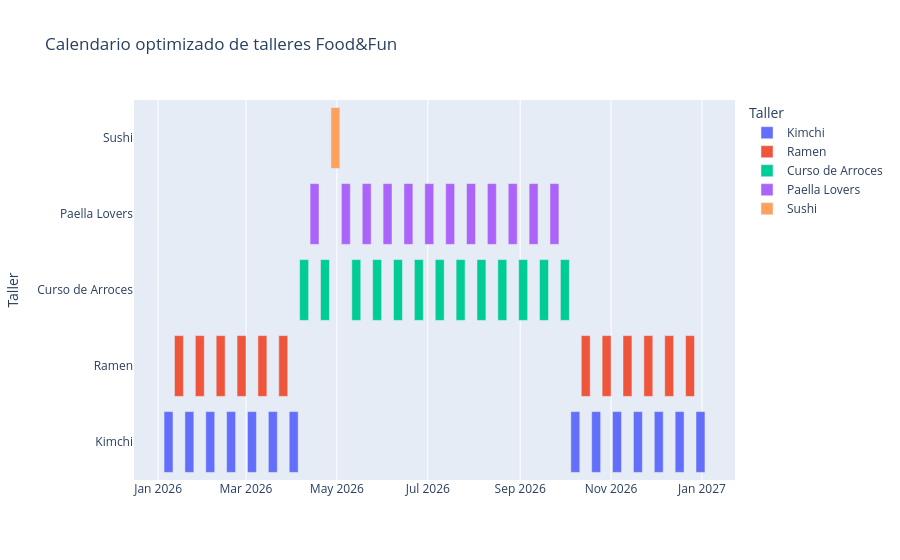

This figure's notebook cell:
### Code cell
import pandas as pd
import plotly.express as px

# Copia del calendario

calendario_html = calendario.copy()

# Fecha ficticia de inicio del año
fecha_inicio = pd.Timestamp("2026-01-05")

# Convertir semanas en fechas

calendario_html["Inicio"] = (
    fecha_inicio +
    pd.to_timedelta(
        (calendario_html["Semana"] - 1) * 7,
        unit="D"
    )
)

calendario_html["Fin"] = (
    calendario_html["Inicio"] +
    pd.Timedelta(days=6)
)

# Crear calendario interactivo

fig = px.timeline(
    calendario_html,
    x_start="Inicio",
    x_end="Fin",
    y="Taller",
    color="Taller",
    title="Calendario optimizado de talleres Food&Fun"
)

fig.update_yaxes(
    autorange="reversed"
)

fig.show()

### Figure 1 — Plotly figure (JSON) as saved in the notebook; plotly's stock layout.template omitted (floating-point values rounded to 4 significant figures)
{"data": [{"base": ["2026-01-05T00:00:00.000000", "2026-01-19T00:00:00.000000", "2026-02-02T00:00:00.000000", "2026-02-16T00:00:00.000000", "2026-03-02T00:00:00.000000", "2026-03-16T00:00:00.000000", "2026-03-30T00:00:00.000000", "2026-10-05T00:00:00.000000", "2026-10-19T00:00:00.000000", "2026-11-02T00:00:00.000000", "2026-11-16T00:00:00.000000", "2026-11-30T00:00:00.000000", "2026-12-14T00:00:00.000000", "2026-12-28T00:00:00.000000"], "hovertemplate": "Taller=%{y}<br>Inicio=%{base}<br>Fin=%{x}<extra></extra>", "legendgroup": "Kimchi", "marker": {"color": "#636efa", "pattern": {"shape": ""}}, "name": "Kimchi", "orientation": "h", "showlegend": true, "textposition": "auto", "type": "bar", "x": [518400000, 518400000, 518400000, 518400000, 518400000, 518400000, 518400000, 518400000, 518400000, 518400000, 518400000, 518400000, 518400000, 518400000], "xaxis": "x", "y": ["Kimchi", "Kimchi", "Kimchi", "Kimchi", "Kimchi", "Kimchi", "Kimchi", "Kimchi", "Kimchi", "Kimchi", "Kimchi", "Kimchi", "Kimchi", "Kimchi"], "yaxis": "y"}, {"base": ["2026-01-12T00:00:00.000000", "2026-01-26T00:00:00.000000", "2026-02-09T00:00:00.000000", "2026-02-23T00:00:00.000000", "2026-03-09T00:00:00.000000", "2026-03-23T00:00:00.000000", "2026-10-12T00:00:00.000000", "2026-10-26T00:00:00.000000", "2026-11-09T00:00:00.000000", "2026-11-23T00:00:00.000000", "2026-12-07T00:00:00.000000", "2026-12-21T00:00:00.000000"], "hovertemplate": "Taller=%{y}<br>Inicio=%{base}<br>Fin=%{x}<extra></extra>", "legendgroup": "Ramen", "marker": {"color": "#EF553B", "pattern": {"shape": ""}}, "name": "Ramen", "orientation": "h", "showlegend": true, "textposition": "auto", "type": "bar", "x": [518400000, 518400000, 518400000, 518400000, 518400000, 518400000, 518400000, 518400000, 518400000, 518400000, 518400000, 518400000], "xaxis": "x", "y": ["Ramen", "Ramen", "Ramen", "Ramen", "Ramen", "Ramen", "Ramen", "Ramen", "Ramen", "Ramen", "Ramen", "Ramen"], "yaxis": "y"}, {"base": ["2026-04-06T00:00:00.000000", "2026-04-20T00:00:00.000000", "2026-05-11T00:00:00.000000", "2026-05-25T00:00:00.000000", "2026-06-08T00:00:00.000000", "2026-06-22T00:00:00.000000", "2026-07-06T00:00:00.000000", "2026-07-20T00:00:00.000000", "2026-08-03T00:00:00.000000", "2026-08-17T00:00:00.000000", "2026-08-31T00:00:00.000000", "2026-09-14T00:00:00.000000", "2026-09-28T00:00:00.000000"], "hovertemplate": "Taller=%{y}<br>Inicio=%{base}<br>Fin=%{x}<extra></extra>", "legendgroup": "Curso de Arroces", "marker": {"color": "#00cc96", "pattern": {"shape": ""}}, "name": "Curso de Arroces", "orientation": "h", "showlegend": true, "textposition": "auto", "type": "bar", "x": [518400000, 518400000, 518400000, 518400000, 518400000, 518400000, 518400000, 518400000, 518400000, 518400000, 518400000, 518400000, 518400000], "xaxis": "x", "y": ["Curso de Arroces", "Curso de Arroces", "Curso de Arroces", "Curso de Arroces", "Curso de Arroces", "Curso de Arroces", "Curso de Arroces", "Curso de Arroces", "Curso de Arroces", "Curso de Arroces", "Curso de Arroces", "Curso de Arroces", "Curso de Arroces"], "yaxis": "y"}, {"base": ["2026-04-13T00:00:00.000000", "2026-05-04T00:00:00.000000", "2026-05-18T00:00:00.000000", "2026-06-01T00:00:00.000000", "2026-06-15T00:00:00.000000", "2026-06-29T00:00:00.000000", "2026-07-13T00:00:00.000000", "2026-07-27T00:00:00.000000", "2026-08-10T00:00:00.000000", "2026-08-24T00:00:00.000000", "2026-09-07T00:00:00.000000", "2026-09-21T00:00:00.000000"], "hovertemplate": "Taller=%{y}<br>Inicio=%{base}<br>Fin=%{x}<extra></extra>", "legendgroup": "Paella Lovers", "marker": {"color": "#ab63fa", "pattern": {"shape": ""}}, "name": "Paella Lovers", "orientation": "h", "showlegend": true, "textposition": "auto", "type": "bar", "x": [518400000, 518400000, 518400000, 518400000, 518400000, 518400000, 518400000, 518400000, 518400000, 518400000, 518400000, 518400000], "xaxis": "x", "y": ["Paella Lovers", "Paella Lovers", "Paella Lovers", "Paella Lovers", "Paella Lovers", "Paella Lovers", "Paella Lovers", "Paella Lovers", "Paella Lovers", "Paella Lovers", "Paella Lovers", "Paella Lovers"], "yaxis": "y"}, {"base": ["2026-04-27T00:00:00.000000"], "hovertemplate": "Taller=%{y}<br>Inicio=%{base}<br>Fin=%{x}<extra></extra>", "legendgroup": "Sushi", "marker": {"color": "#FFA15A", "pattern": {"shape": ""}}, "name": "Sushi", "orientation": "h", "showlegend": true, "textposition": "auto", "type": "bar", "x": [518400000], "xaxis": "x", "y": ["Sushi"], "yaxis": "y"}], "layout": {"barmode": "overlay", "legend": {"title": {"text": "Taller"}, "tracegroupgap": 0}, "title": {"text": "Calendario optimizado de talleres Food&Fun"}, "xaxis": {"anchor": "y", "domain": [0, 1], "type": "date"}, "yaxis": {"anchor": "x", "autorange": "reversed", "categoryarray": ["Sushi", "Paella Lovers", "Curso de Arroces", "Ramen", "Kimchi"], "categoryorder": "array", "domain": [0, 1], "title": {"text": "Taller"}}}}
